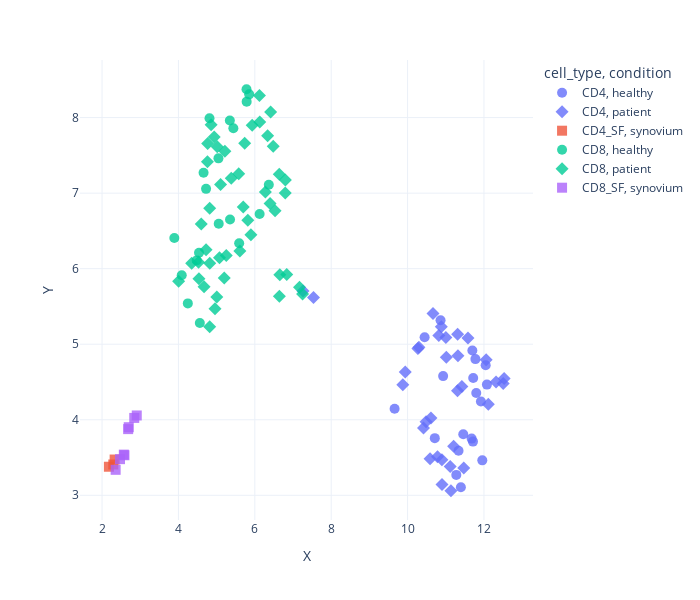

Here is the notebook cell this chart was saved with:
### Code cell
fig = px.scatter(rep, x = "X", y = "Y", color = "cell_type", hover_name = "proper_name", template = "plotly_white", symbol = "condition", opacity = 0.8,
height = 600, width = 700)
fig.update_traces(marker={'size': 10})
fig.show()
fig.write_image(f"{base_dir}/RNA_seq_analysis/figures/RNA_UMAP.svg")

### Figure 1 — Plotly figure (JSON) as saved in the notebook; plotly's stock layout.template omitted (floating-point values rounded to 4 significant figures)
{"data": [{"hovertemplate": "<b>%{hovertext}</b><br><br>cell_type=CD4<br>condition=healthy<br>X=%{x}<br>Y=%{y}<extra></extra>", "hovertext": ["NRHV238CD4", "NRHV079CD4", "NRHV290CD4", "NRHV332CD4", "NRHV326CD4", "NRHV325CD4", "NRHV295CD4", "NRHV324CD4", "NRHV322CD4", "NRHV168CD4", "NRHV151CD4", "NRHV073CD4", "NRHV014XCD4", "NRHV005CD4", "NRHV321CD4", "NRHV086CD4", "NRHV121CD4", "NRHV171CD4", "NRHV319CD4"], "legendgroup": "CD4, healthy", "marker": {"color": "#636efa", "opacity": 0.8, "size": 10, "symbol": "circle"}, "mode": "markers", "name": "CD4, healthy", "orientation": "v", "showlegend": true, "type": "scatter", "x": [12.04, 11.33, 11.7, 11.68, 11.8, 12.08, 11.96, 11.4, 10.45, 11.71, 10.86, 11.78, 11.72, 10.71, 11.92, 9.66, 10.93, 11.46, 11.28], "xaxis": "x", "y": [4.721, 3.59, 4.917, 3.75, 4.355, 4.465, 3.463, 3.106, 5.092, 3.71, 5.317, 4.803, 4.554, 3.756, 4.242, 4.146, 4.578, 3.807, 3.27], "yaxis": "y"}, {"hovertemplate": "<b>%{hovertext}</b><br><br>cell_type=CD4<br>condition=patient<br>X=%{x}<br>Y=%{y}<extra></extra>", "hovertext": ["PSA5014CD4", "PSA5013CD4", "PSA4954CD4", "PSA4947CD4", "PSA4956CD4", "PSA4957CD4", "PSA4968CD4", "PSA4945CD4", "PSA4942CD4", "PSA5007CD4", "PSA4964CD4", "PSA5012CD4", "PSA5010CD4", "PSA5009CD4", "PSA5040CD4", "PSA4944CD4", "PSA4958CD4", "PSA5008CD4", "PSA4959CD4", "PSA5018CD4", "PSA5021CD4", "PSA5026CD4", "PSA4951CD4", "PSA5037CD4", "PSA5036CD4", "PSA4949CD4", "PSA4967CD4", "PSA5017CD4", "PSA5006CD4", "PSA4963CD4", "PSA5019CD4", "PSA4962CD4"], "legendgroup": "CD4, patient", "marker": {"color": "#636efa", "opacity": 0.8, "size": 10, "symbol": "diamond"}, "mode": "markers", "name": "CD4, patient", "orientation": "v", "showlegend": true, "type": "scatter", "x": [11.58, 11.12, 11.01, 10.88, 11.21, 12.11, 10.61, 10.59, 9.939, 11.47, 11.0, 7.537, 12.32, 11.31, 12.06, 11.31, 10.48, 10.67, 7.261, 12.5, 10.9, 10.82, 11.42, 11.13, 10.78, 10.42, 12.53, 10.3, 9.874, 10.9, 10.27, 11.32], "xaxis": "x", "y": [5.081, 3.38, 4.826, 5.232, 3.651, 4.207, 4.024, 3.484, 4.631, 3.362, 5.09, 5.617, 4.499, 5.132, 4.794, 4.385, 3.974, 5.407, 5.705, 4.48, 3.47, 5.115, 4.439, 3.06, 3.511, 3.891, 4.547, 4.961, 4.463, 3.143, 4.942, 4.849], "yaxis": "y"}, {"hovertemplate": "<b>%{hovertext}</b><br><br>cell_type=CD4_SF<br>condition=synovium<br>X=%{x}<br>Y=%{y}<extra></extra>", "hovertext": ["PSA4917CD4_SF", "PSA4951CD4_SF", "PSA4958CD4_SF"], "legendgroup": "CD4_SF, synovium", "marker": {"color": "#EF553B", "opacity": 0.8, "size": 10, "symbol": "square"}, "mode": "markers", "name": "CD4_SF, synovium", "orientation": "v", "showlegend": true, "type": "scatter", "x": [2.33, 2.179, 2.295], "xaxis": "x", "y": [3.473, 3.378, 3.408], "yaxis": "y"}, {"hovertemplate": "<b>%{hovertext}</b><br><br>cell_type=CD8<br>condition=healthy<br>X=%{x}<br>Y=%{y}<extra></extra>", "hovertext": ["NRHV326CD8", "NRHV324CD8", "NRHV238CD8", "PSA4958CD8", "NRHV086CD8", "NRHV171CD8", "NRHV319CD8", "NRHV321CD8", "NRHV322CD8", "NRHV005CD8", "NRHV168CD8", "NRHV332CD8", "NRHV325CD8", "NRHV073CD8", "NRHV014XCD8", "NRHV121CD8", "NRHV290CD8", "NRHV151CD8", "NRHV079CD8", "NRHV295CD8"], "legendgroup": "CD8, healthy", "marker": {"color": "#00cc96", "opacity": 0.8, "size": 10, "symbol": "circle"}, "mode": "markers", "name": "CD8, healthy", "orientation": "v", "showlegend": true, "type": "scatter", "x": [4.813, 4.539, 5.438, 6.126, 4.561, 4.479, 6.367, 4.658, 5.055, 5.591, 3.893, 5.852, 5.786, 5.346, 5.048, 4.723, 5.782, 5.351, 4.086, 4.246], "xaxis": "x", "y": [7.991, 6.212, 7.858, 6.724, 5.281, 6.11, 7.11, 7.271, 6.594, 6.337, 6.407, 8.308, 8.211, 7.961, 7.461, 7.056, 8.375, 6.65, 5.913, 5.541], "yaxis": "y"}, {"hovertemplate": "<b>%{hovertext}</b><br><br>cell_type=CD8<br>condition=patient<br>X=%{x}<br>Y=%{y}<extra></extra>", "hovertext": ["PSA5018CD8", "PSA4968CD8", "PSA4948CD8", "PSA4952CD8", "PSA4947CD8", "PSA4946CD8", "PSA4945CD8", "PSA4943CD8", "PSA4942CD8", "PSA4956CD8", "PSA5019CD8", "PSA5021CD8", "PSA5024CD8", "PSA5006CD8", "PSA5022CD8", "PSA5023CD8", "PSA5026CD8", "PSA4951CD8", "PSA4960CD8", "PSA4941CD8", "PSA4961CD8", "PSA5020CD8", "PSA5007CD8", "PSA4953CD8", "PSA5009CD8", "PSA4966CD8", "PSA4955CD8", "PSA4959CD8", "PSA4954CD8", "PSA5040CD8", "PSA4962CD8", "PSA4965CD8", "PSA5039CD8", "PSA4969CD8", "PSA4920CD8", "PSA5008CD8", "PSA5037CD8", "PSA5036CD8", "PSA5010CD8", "PSA5012CD8", "PSA5013CD8", "PSA5015CD8", "PSA4944CD8", "PSA5014CD8", "PSA4963CD8", "PSA5017CD8"], "legendgroup": "CD8, patient", "marker": {"color": "#00cc96", "opacity": 0.8, "size": 10, "symbol": "diamond"}, "mode": "markers", "name": "CD8, patient", "orientation": "v", "showlegend": true, "type": "scatter", "x": [6.655, 6.482, 4.856, 5.199, 6.335, 4.957, 4.819, 5.816, 5.898, 6.797, 5.698, 4.671, 6.836, 4.818, 5.609, 4.005, 5.104, 5.017, 4.723, 5.253, 4.597, 6.643, 4.537, 4.765, 5.931, 4.937, 6.276, 7.25, 5.382, 6.121, 4.76, 5.578, 6.398, 5.216, 4.346, 5.735, 6.53, 5.075, 6.413, 7.17, 6.64, 6.8, 4.819, 6.129, 4.527, 5.005], "xaxis": "x", "y": [5.92, 7.621, 7.904, 5.875, 7.759, 5.47, 6.071, 6.643, 6.45, 7.002, 6.816, 5.759, 5.922, 5.232, 6.233, 5.833, 7.115, 7.615, 6.251, 6.175, 6.593, 5.637, 5.865, 7.657, 7.897, 7.742, 7.015, 5.665, 7.196, 8.293, 7.417, 7.256, 6.863, 7.556, 6.073, 7.661, 6.768, 6.145, 8.074, 5.755, 7.25, 7.174, 6.801, 7.942, 6.083, 5.624], "yaxis": "y"}, {"hovertemplate": "<b>%{hovertext}</b><br><br>cell_type=CD8_SF<br>condition=synovium<br>X=%{x}<br>Y=%{y}<extra></extra>", "hovertext": ["PSA4969CD8_SF", "PSA4917CD8_SF", "PSA4918CD8_SF", "PSA4942CD8_SF", "PSA5040CD8_SF", "PSA4959CD8_SF", "PSA5025CD8_SF", "PSA4958CD8_SF"], "legendgroup": "CD8_SF, synovium", "marker": {"color": "#ab63fa", "opacity": 0.8, "size": 10, "symbol": "square"}, "mode": "markers", "name": "CD8_SF, synovium", "orientation": "v", "showlegend": true, "type": "scatter", "x": [2.57, 2.356, 2.699, 2.586, 2.684, 2.909, 2.843, 2.47], "xaxis": "x", "y": [3.538, 3.337, 3.901, 3.53, 3.876, 4.057, 4.024, 3.478], "yaxis": "y"}], "layout": {"height": 600, "legend": {"title": {"text": "cell_type, condition"}, "tracegroupgap": 0}, "margin": {"t": 60}, "width": 700, "xaxis": {"anchor": "y", "domain": [0, 1], "title": {"text": "X"}}, "yaxis": {"anchor": "x", "domain": [0, 1], "title": {"text": "Y"}}}}
